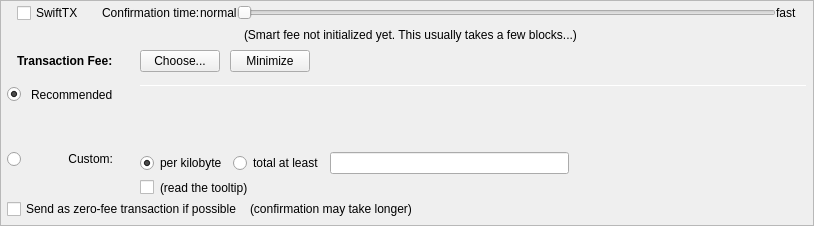
         <widget class="QFrame" name="frameFee">
          <property name="sizePolicy">
           <sizepolicy hsizetype="Expanding" vsizetype="Expanding">
            <horstretch>0</horstretch>
            <verstretch>0</verstretch>
           </sizepolicy>
          </property>
          <property name="maximumSize">
           <size>
            <width>16777215</width>
            <height>16777215</height>
           </size>
          </property>
          <property name="frameShape">
           <enum>QFrame::StyledPanel</enum>
          </property>
          <property name="frameShadow">
           <enum>QFrame::Sunken</enum>
          </property>
          <layout class="QVBoxLayout" name="verticalLayoutFee1">
           <property name="spacing">
            <number>0</number>
           </property>
           <property name="leftMargin">
            <number>0</number>
           </property>
           <property name="topMargin">
            <number>0</number>
           </property>
           <property name="rightMargin">
            <number>0</number>
           </property>
           <property name="bottomMargin">
            <number>0</number>
           </property>
           <item>
            <layout class="QVBoxLayout" name="verticalLayoutFee2" stretch="0,0,0,0">
             <property name="spacing">
              <number>0</number>
             </property>
             <property name="leftMargin">
              <number>6</number>
             </property>
             <property name="topMargin">
              <number>0</number>
             </property>
             <property name="rightMargin">
              <number>6</number>
             </property>
             <item>
              <layout class="QVBoxLayout" name="verticalLayout_feeConf">
               <property name="spacing">
                <number>0</number>
               </property>
               <property name="leftMargin">
                <number>10</number>
               </property>
               <property name="rightMargin">
                <number>10</number>
               </property>
               <property name="bottomMargin">
                <number>5</number>
               </property>
               <item>
                <layout class="QHBoxLayout" name="horizontalLayoutFee9">
                 <item>
                  <widget class="QCheckBox" name="checkSwiftTX">
                   <property name="enabled">
                    <bool>true</bool>
                   </property>
                   <property name="minimumSize">
                    <size>
                     <width>85</width>
                     <height>0</height>
                    </size>
                   </property>
                   <property name="toolTip">
                    <string>SwiftTX technology allows for near instant transactions - A flat fee of 0.01 GGC applies</string>
                   </property>
                   <property name="text">
                    <string>SwiftTX</string>
                   </property>
                  </widget>
                 </item>
                 <item>
                  <widget class="QLabel" name="labelSmartFee3">
                   <property name="text">
                    <string>Confirmation time:</string>
                   </property>
                   <property name="margin">
                    <number>2</number>
                   </property>
                  </widget>
                 </item>
                 <item>
                  <widget class="QLabel" name="labelSmartFeeNormal">
                   <property name="text">
                    <string>normal</string>
                   </property>
                   <property name="margin">
                    <number>8</number>
                   </property>
                  </widget>
                 </item>
                 <item>
                  <widget class="QSlider" name="sliderSmartFee">
                   <property name="minimumSize">
                    <size>
                     <width>0</width>
                     <height>24</height>
                    </size>
                   </property>
                   <property name="minimum">
                    <number>0</number>
                   </property>
                   <property name="maximum">
                    <number>24</number>
                   </property>
                   <property name="pageStep">
                    <number>1</number>
                   </property>
                   <property name="value">
                    <number>0</number>
                   </property>
                   <property name="orientation">
                    <enum>Qt::Horizontal</enum>
                   </property>
                   <property name="invertedAppearance">
                    <bool>false</bool>
                   </property>
                   <property name="invertedControls">
                    <bool>false</bool>
                   </property>
                   <property name="tickPosition">
                    <enum>QSlider::NoTicks</enum>
                   </property>
                  </widget>
                 </item>
                 <item>
                  <widget class="QLabel" name="labelSmartFeeFast">
                   <property name="text">
                    <string>fast</string>
                   </property>
                   <property name="margin">
                    <number>8</number>
                   </property>
                  </widget>
                 </item>
                </layout>
               </item>
               <item>
                <layout class="QHBoxLayout" name="horizontalLayout_recommended_texts">
                 <property name="spacing">
                  <number>0</number>
                 </property>
                 <item>
                  <spacer name="horizontalSpacer_8">
                   <property name="orientation">
                    <enum>Qt::Horizontal</enum>
                   </property>
                   <property name="sizeHint" stdset="0">
                    <size>
                     <width>40</width>
                     <height>20</height>
                    </size>
                   </property>
                  </spacer>
                 </item>
                 <item>
                  <widget class="QLabel" name="labelFeeEstimation">
                   <property name="text">
                    <string/>
                   </property>
                   <property name="margin">
                    <number>2</number>
                   </property>
                  </widget>
                 </item>
                 <item>
                  <widget class="QLabel" name="labelSmartFee2">
                   <property name="text">
                    <string>(Smart fee not initialized yet. This usually takes a few blocks...)</string>
                   </property>
                   <property name="alignment">
                    <set>Qt::AlignLeading|Qt::AlignLeft|Qt::AlignVCenter</set>
                   </property>
                   <property name="wordWrap">
                    <bool>false</bool>
                   </property>
                   <property name="margin">
                    <number>2</number>
                   </property>
                   <property name="indent">
                    <number>-1</number>
                   </property>
                  </widget>
                 </item>
                 <item>
                  <spacer name="horizontalSpacer_3">
                   <property name="orientation">
                    <enum>Qt::Horizontal</enum>
                   </property>
                   <property name="sizeHint" stdset="0">
                    <size>
                     <width>40</width>
                     <height>20</height>
                    </size>
                   </property>
                  </spacer>
                 </item>
                </layout>
               </item>
              </layout>
             </item>
             <item>
              <layout class="QHBoxLayout" name="horizontalLayoutFee1">
               <property name="leftMargin">
                <number>10</number>
               </property>
               <property name="rightMargin">
                <number>10</number>
               </property>
               <property name="bottomMargin">
                <number>0</number>
               </property>
               <item>
                <layout class="QVBoxLayout" name="verticalLayoutFee7">
                 <property name="spacing">
                  <number>0</number>
                 </property>
                 <item>
                  <layout class="QHBoxLayout" name="horizontalLayoutSmartFee">
                   <property name="spacing">
                    <number>10</number>
                   </property>
                   <item>
                    <widget class="QLabel" name="labelFeeHeadline">
                     <property name="sizePolicy">
                      <sizepolicy hsizetype="Preferred" vsizetype="Maximum">
                       <horstretch>0</horstretch>
                       <verstretch>0</verstretch>
                      </sizepolicy>
                     </property>
                     <property name="font">
                      <font>
                       <weight>75</weight>
                       <bold>true</bold>
                      </font>
                     </property>
                     <property name="styleSheet">
                      <string notr="true">font-weight:bold;</string>
                     </property>
                     <property name="text">
                      <string>Transaction Fee:</string>
                     </property>
                    </widget>
                   </item>
                   <item>
                    <widget class="QLabel" name="labelFeeMinimized">
                     <property name="text">
                      <string/>
                     </property>
                    </widget>
                   </item>
                   <item>
                    <widget class="QPushButton" name="buttonChooseFee">
                     <property name="text">
                      <string>Choose...</string>
                     </property>
                    </widget>
                   </item>
                   <item>
                    <widget class="QPushButton" name="buttonMinimizeFee">
                     <property name="toolTip">
                      <string>collapse fee-settings</string>
                     </property>
                     <property name="text">
                      <string>Minimize</string>
                     </property>
                    </widget>
                   </item>
                  </layout>
                 </item>
                 <item>
                  <spacer name="verticalSpacer_5">
                   <property name="orientation">
                    <enum>Qt::Vertical</enum>
                   </property>
                   <property name="sizeHint" stdset="0">
                    <size>
                     <width>1</width>
                     <height>1</height>
                    </size>
                   </property>
                  </spacer>
                 </item>
                </layout>
               </item>
               <item>
                <spacer name="horizontalSpacer_4">
                 <property name="orientation">
                  <enum>Qt::Horizontal</enum>
                 </property>
                 <property name="sizeHint" stdset="0">
                  <size>
                   <width>40</width>
                   <height>20</height>
                  </size>
                 </property>
                </spacer>
               </item>
              </layout>
             </item>
             <item>
              <widget class="QFrame" name="frameFeeSelection">
               <layout class="QVBoxLayout" name="verticalLayoutFee12">
                <property name="spacing">
                 <number>0</number>
                </property>
                <property name="leftMargin">
                 <number>0</number>
                </property>
                <property name="topMargin">
                 <number>0</number>
                </property>
                <property name="rightMargin">
                 <number>0</number>
                </property>
                <property name="bottomMargin">
                 <number>0</number>
                </property>
                <item>
                 <layout class="QGridLayout" name="gridLayoutFee">
                  <property name="topMargin">
                   <number>10</number>
                  </property>
                  <property name="bottomMargin">
                   <number>4</number>
                  </property>
                  <property name="horizontalSpacing">
                   <number>10</number>
                  </property>
                  <property name="verticalSpacing">
                   <number>4</number>
                  </property>
                  <item row="2" column="0">
                   <layout class="QVBoxLayout" name="verticalLayoutFee4" stretch="0">
                    <item>
                     <spacer name="verticalSpacer_2">
                      <property name="orientation">
                       <enum>Qt::Vertical</enum>
                      </property>
                      <property name="sizeHint" stdset="0">
                       <size>
                        <width>1</width>
                        <height>1</height>
                       </size>
                      </property>
                     </spacer>
                    </item>
                   </layout>
                  </item>
                  <item row="3" column="0">
                   <layout class="QVBoxLayout" name="verticalLayoutFee9" stretch="0,1">
                    <item>
                     <widget class="QRadioButton" name="radioCustomFee">
                      <property name="text">
                       <string/>
                      </property>
                      <attribute name="buttonGroup">
                       <string notr="true">groupFee</string>
                      </attribute>
                     </widget>
                    </item>
                    <item>
                     <spacer name="verticalSpacer_6">
                      <property name="orientation">
                       <enum>Qt::Vertical</enum>
                      </property>
                      <property name="sizeHint" stdset="0">
                       <size>
                        <width>1</width>
                        <height>1</height>
                       </size>
                      </property>
                     </spacer>
                    </item>
                   </layout>
                  </item>
                  <item row="3" column="1">
                   <widget class="QLabel" name="labelCustomFee">
                    <property name="text">
                     <string>Custom:</string>
                    </property>
                    <property name="alignment">
                     <set>Qt::AlignRight|Qt::AlignTop|Qt::AlignTrailing</set>
                    </property>
                   </widget>
                  </item>
                  <item row="3" column="4">
                   <layout class="QVBoxLayout" name="verticalLayoutFee8">
                    <property name="spacing">
                     <number>6</number>
                    </property>
                    <item>
                     <layout class="QHBoxLayout" name="horizontalLayoutFee13">
                      <item>
                       <widget class="QRadioButton" name="radioCustomPerKilobyte">
                        <property name="toolTip">
                         <string>If the custom fee is set to 1000 uGGCs and the transaction is only 250 bytes, then &quot;per kilobyte&quot; only pays 250 uGGCs in fee,&lt;br /&gt;while &quot;at least&quot; pays 1000 uGGCs. For transactions bigger than a kilobyte both pay by kilobyte.</string>
                        </property>
                        <property name="text">
                         <string>per kilobyte</string>
                        </property>
                        <property name="checked">
                         <bool>true</bool>
                        </property>
                        <attribute name="buttonGroup">
                         <string notr="true">groupCustomFee</string>
                        </attribute>
                       </widget>
                      </item>
                      <item>
                       <widget class="QRadioButton" name="radioCustomAtLeast">
                        <property name="toolTip">
                         <string>If the custom fee is set to 1000 uGGCs and the transaction is only 250 bytes, then &quot;per kilobyte&quot; only pays 250 uGGCs in fee,&lt;br /&gt;while &quot;total at least&quot; pays 1000 uGGCs. For transactions bigger than a kilobyte both pay by kilobyte.</string>
                        </property>
                        <property name="text">
                         <string>total at least</string>
                        </property>
                        <attribute name="buttonGroup">
                         <string notr="true">groupCustomFee</string>
                        </attribute>
                       </widget>
                      </item>
                      <item>
                       <widget class="BitcoinAmountField" name="customFee"/>
                      </item>
                      <item>
                       <spacer name="horizontalSpacer_6">
                        <property name="orientation">
                         <enum>Qt::Horizontal</enum>
                        </property>
                        <property name="sizeHint" stdset="0">
                         <size>
                          <width>1</width>
                          <height>1</height>
                         </size>
                        </property>
                       </spacer>
                      </item>
                     </layout>
                    </item>
                    <item>
                     <layout class="QHBoxLayout" name="horizontalLayoutFee8">
                      <item>
                       <widget class="QCheckBox" name="checkBoxMinimumFee">
                        <property name="toolTip">
                         <string>Paying only the minimum fee is just fine as long as there is less transaction volume than space in the blocks.&lt;br /&gt;But be aware that this can end up in a never confirming transaction once there is more demand for Globalgame Coin transactions than the network can process.</string>
                        </property>
                        <property name="text">
                         <string/>
                        </property>
                       </widget>
                      </item>
                      <item>
                       <widget class="QLabel" name="labelMinFeeWarning">
                        <property name="enabled">
                         <bool>true</bool>
                        </property>
                        <property name="toolTip">
                         <string>Paying only the minimum fee is just fine as long as there is less transaction volume than space in the blocks.&lt;br /&gt;But be aware that this can end up in a never confirming transaction once there is more demand for Globalgame Coin transactions than the network can process.</string>
                        </property>
                        <property name="text">
                         <string>(read the tooltip)</string>
                        </property>
                        <property name="margin">
                         <number>5</number>
                        </property>
                       </widget>
                      </item>
                      <item>
                       <spacer name="horizontalSpacer_2">
                        <property name="orientation">
                         <enum>Qt::Horizontal</enum>
                        </property>
                        <property name="sizeHint" stdset="0">
                         <size>
                          <width>1</width>
                          <height>1</height>
                         </size>
                        </property>
                       </spacer>
                      </item>
                     </layout>
                    </item>
                   </layout>
                  </item>
                  <item row="1" column="1">
                   <widget class="QLabel" name="labelSmartFee_2">
                    <property name="text">
                     <string>Recommended</string>
                    </property>
                   </widget>
                  </item>
                  <item row="1" column="2">
                   <widget class="QLabel" name="labelSmartFee">
                    <property name="text">
                     <string/>
                    </property>
                    <property name="margin">
                     <number>2</number>
                    </property>
                   </widget>
                  </item>
                  <item row="1" column="0">
                   <widget class="QRadioButton" name="radioSmartFee">
                    <property name="text">
                     <string/>
                    </property>
                    <property name="checked">
                     <bool>true</bool>
                    </property>
                    <attribute name="buttonGroup">
                     <string notr="true">groupFee</string>
                    </attribute>
                   </widget>
                  </item>
                  <item row="0" column="4" rowspan="3">
                   <layout class="QVBoxLayout" name="verticalLayoutFee3" stretch="0,0,0,0">
                    <property name="spacing">
                     <number>6</number>
                    </property>
                    <property name="topMargin">
                     <number>2</number>
                    </property>
                    <property name="bottomMargin">
                     <number>20</number>
                    </property>
                    <item>
                     <widget class="Line" name="line_2">
                      <property name="minimumSize">
                       <size>
                        <width>0</width>
                        <height>1</height>
                       </size>
                      </property>
                      <property name="maximumSize">
                       <size>
                        <width>16777215</width>
                        <height>1</height>
                       </size>
                      </property>
                      <property name="orientation">
                       <enum>Qt::Horizontal</enum>
                      </property>
                     </widget>
                    </item>
                    <item>
                     <layout class="QHBoxLayout" name="horizontalLayoutFee12">
                      <item>
                       <spacer name="horizontalSpacer_5">
                        <property name="orientation">
                         <enum>Qt::Horizontal</enum>
                        </property>
                        <property name="sizeHint" stdset="0">
                         <size>
                          <width>1</width>
                          <height>1</height>
                         </size>
                        </property>
                       </spacer>
                      </item>
                     </layout>
                    </item>
                    <item>
                     <spacer name="verticalSpacer_4">
                      <property name="orientation">
                       <enum>Qt::Vertical</enum>
                      </property>
                      <property name="sizeHint" stdset="0">
                       <size>
                        <width>1</width>
                        <height>1</height>
                       </size>
                      </property>
                     </spacer>
                    </item>
                    <item>
                     <spacer name="verticalSpacer_3">
                      <property name="orientation">
                       <enum>Qt::Vertical</enum>
                      </property>
                      <property name="sizeHint" stdset="0">
                       <size>
                        <width>20</width>
                        <height>40</height>
                       </size>
                      </property>
                     </spacer>
                    </item>
                   </layout>
                  </item>
                 </layout>
                </item>
                <item>
                 <layout class="QHBoxLayout" name="horizontalLayoutFee5" stretch="0,0,0">
                  <property name="spacing">
                   <number>8</number>
                  </property>
                  <property name="bottomMargin">
                   <number>4</number>
                  </property>
                  <item>
                   <widget class="QCheckBox" name="checkBoxFreeTx">
                    <property name="text">
                     <string>Send as zero-fee transaction if possible</string>
                    </property>
                   </widget>
                  </item>
                  <item>
                   <widget class="QLabel" name="labelFreeTx">
                    <property name="text">
                     <string>(confirmation may take longer)</string>
                    </property>
                    <property name="margin">
                     <number>5</number>
                    </property>
                   </widget>
                  </item>
                  <item>
                   <spacer name="horizontalSpacerFee5">
                    <property name="orientation">
                     <enum>Qt::Horizontal</enum>
                    </property>
                    <property name="sizeHint" stdset="0">
                     <size>
                      <width>1</width>
                      <height>1</height>
                     </size>
                    </property>
                   </spacer>
                  </item>
                 </layout>
                </item>
                <item>
                 <spacer name="verticalSpacerFee2">
                  <property name="orientation">
                   <enum>Qt::Vertical</enum>
                  </property>
                  <property name="sizeHint" stdset="0">
                   <size>
                    <width>1</width>
                    <height>1</height>
                   </size>
                  </property>
                 </spacer>
                </item>
               </layout>
              </widget>
             </item>
             <item>
              <spacer name="verticalSpacerFee">
               <property name="orientation">
                <enum>Qt::Vertical</enum>
               </property>
               <property name="sizeHint" stdset="0">
                <size>
                 <width>800</width>
                 <height>1</height>
                </size>
               </property>
              </spacer>
             </item>
            </layout>
           </item>
          </layout>
         </widget>
